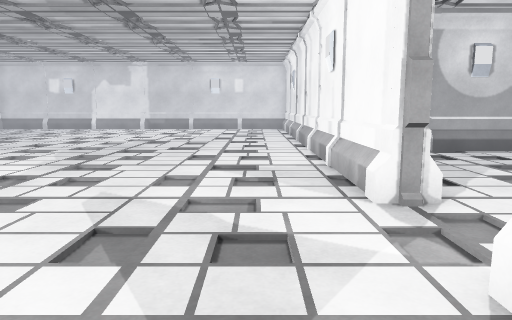
View 1 (above)

19 first-person views from a walk through a Unity game level. The camera is 1.3 m above the floor, tilts 8° down and sees 70° across. The floor is counted in squares, 1 m on a side. Each view is taken from the middle of a square. On the plan, view 1 faces up. The plan holds only what a view shows up to about 15 squares ahead; the rest is blank. The player is left out.

View 2
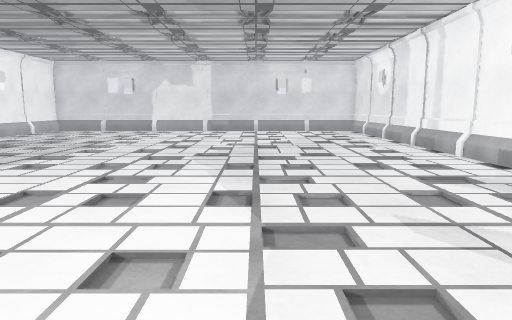

View 3
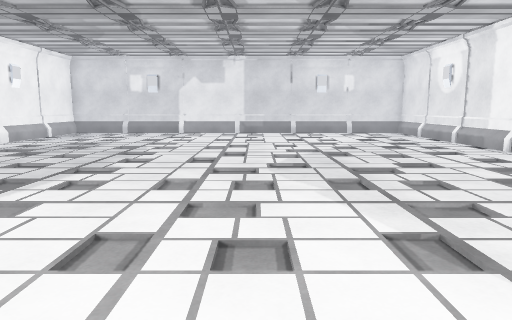

View 4
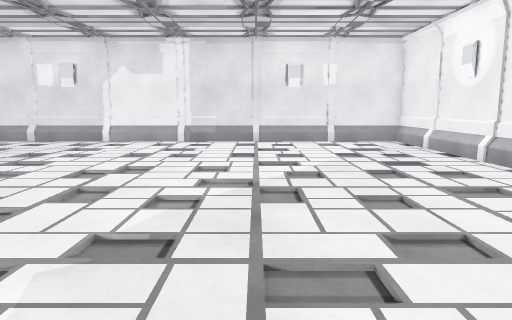

View 5
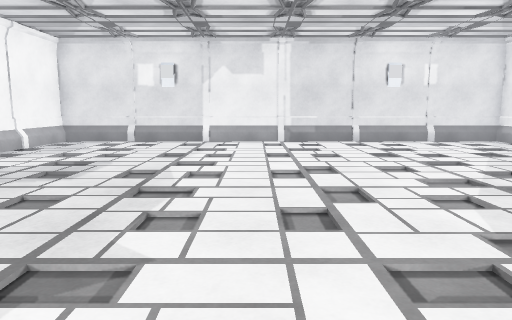

View 6
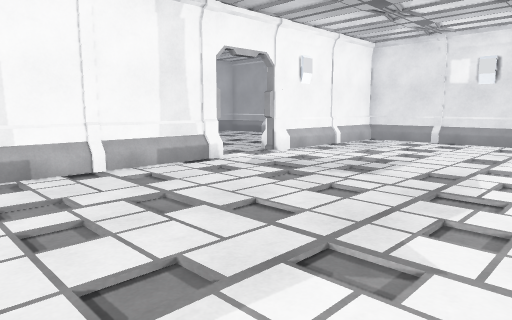

View 7
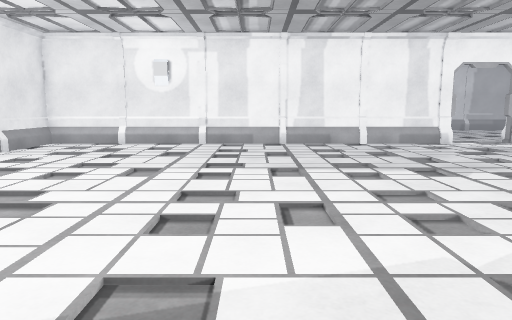

View 8
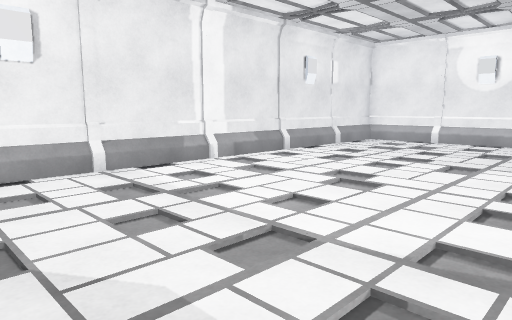

View 9
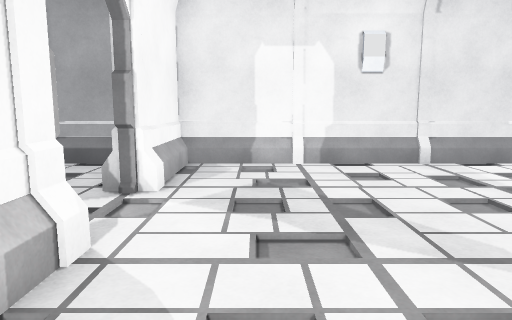

View 10
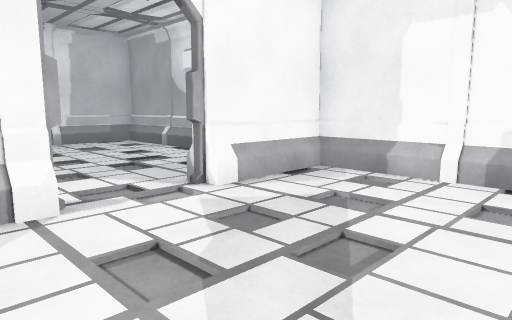

View 11
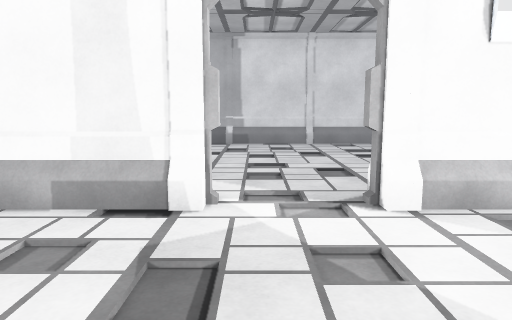

View 12
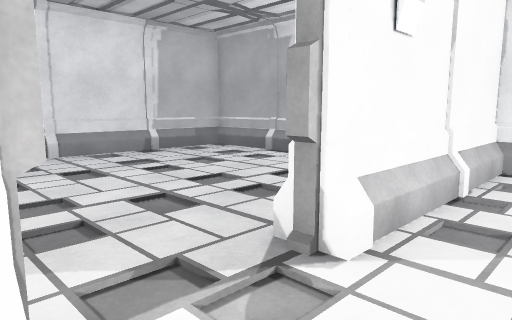

View 13
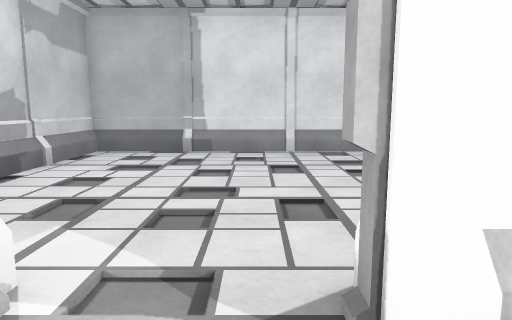

View 14
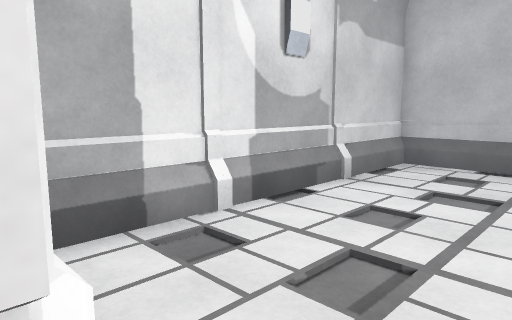

View 15
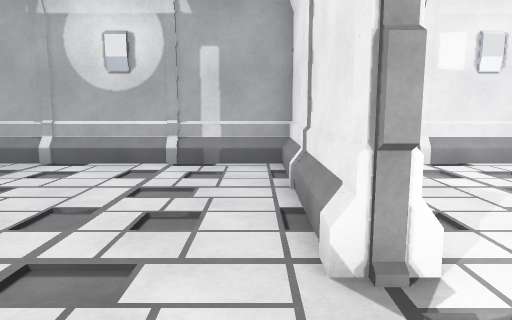

View 16
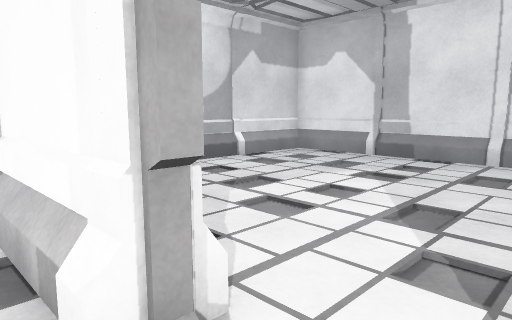

View 17
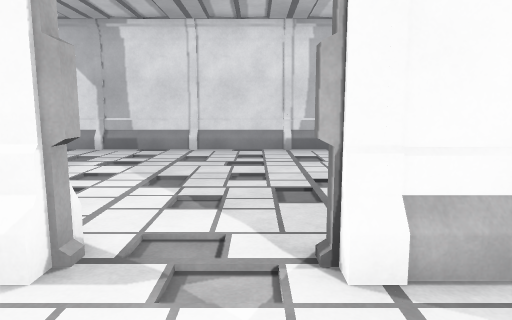

View 18
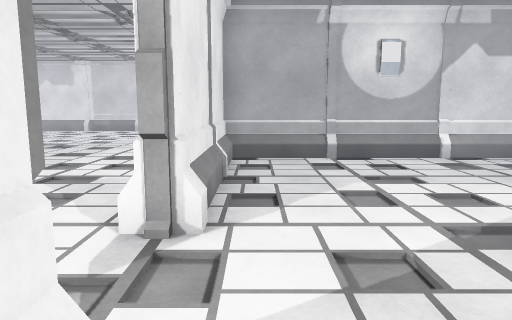

View 19
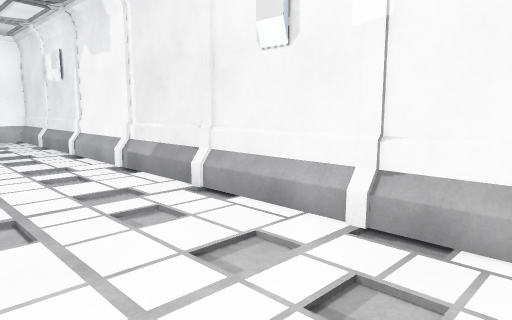

### Floor plan
Ten units are one square. View 1 is at (0, 0); x grows to the right and y downward. Boxes are objects, and circles mark ways between rooms. Rooms are numbered by the first view taken in them; rooms with no view inside come last. Other rooms are left out.
<svg viewBox="-254 -234 368 248">
<path fill="none" stroke="#000" d="M19 -84 19 -199M-159 -146 -159 6M-156 -167 -164 -167M19 -45 19 -81M19 -203 19 -226M-159 -226 -159 -165M19 6 19 -26M-156 9 16 9M16 -229 -156 -229M-156 -144 -156 6 16 6 16 -23M16 -45 16 -226 -156 -226 -156 -167M-161 -173 -161 -199M-161 -164 -161 -171M-161 -205 -161 -226M-249 -226 -249 -114M-246 -111 -169 -111M-164 -229 -246 -229M-164 -167 -164 -226 -246 -226 -246 -114 -169 -114M24 -47 16 -47M24 -45 16 -45M22 -25 22 -20M16 -23 25 -23M65 9 106 9M34 9 49 9M22 -106 22 -45M109 6 109 -106M106 -109 22 -109M24 -51 24 -45M65 6 106 6 106 -106 22 -106M34 6 46 6"/>
<circle cx="-160" cy="-155" r="3" fill="#2a7"/>
<circle cx="20" cy="-35" r="3" fill="#2a7"/>
<text x="-70" y="-110">1</text>
<text x="-210" y="-170">2</text>
<text x="60" y="-50">3</text>
</svg>
Room 1 opens to room 2. Room 1 opens to room 3.

Where each view was taken, in squares from view 1:
view 1: 0 up, 0 right, facing up
view 2: 1 up, 4 left, facing up
view 3: 3 up, 6 left, facing up
view 4: 8 up, 4 left, facing up
view 5: 8 up, 8 left, facing up
view 6: 8 up, 8 left, facing up-left
view 7: 7 up, 2 left, facing left
view 8: 7 up, 1 left, facing down-left
view 9: 8 up, 0 right, facing down
view 10: 6 up, 3 left, facing down-right
view 11: 15 up, 11 left, facing left
view 12: 14 up, 14 left, facing up-left
view 13: 16 up, 14 left, facing left
view 14: 15 up, 16 left, facing down-left
view 15: 14 up, 17 left, facing up
view 16: 3 up, 1 right, facing up-right
view 17: 3 up, 1 left, facing right
view 18: 1 up, 3 right, facing up
view 19: 19 up, 1 right, facing up-left
